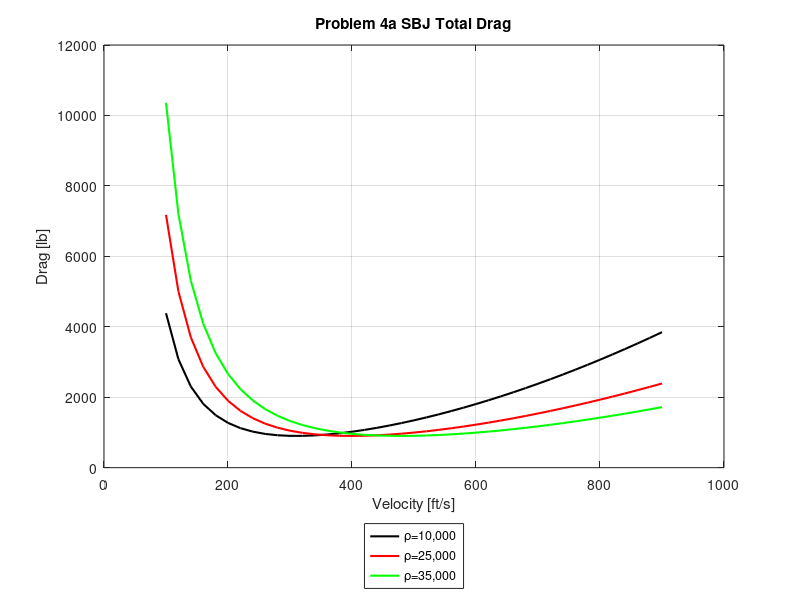
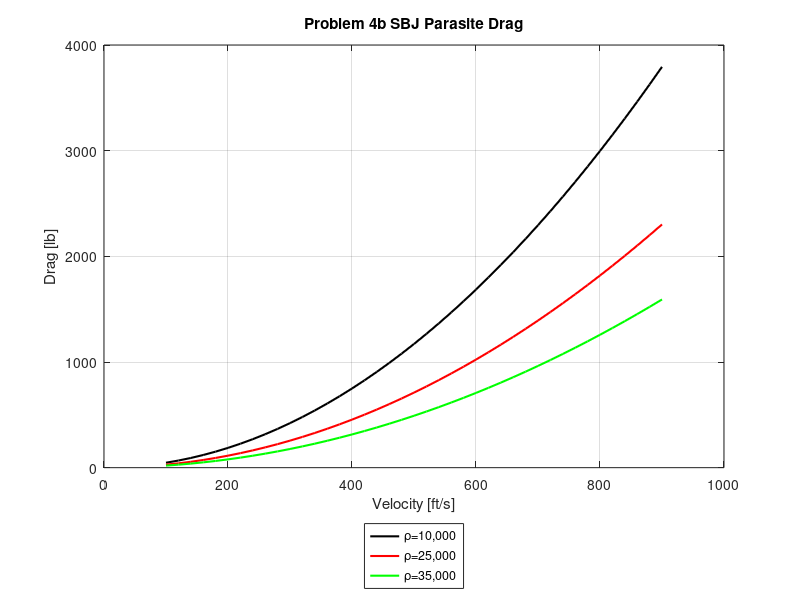
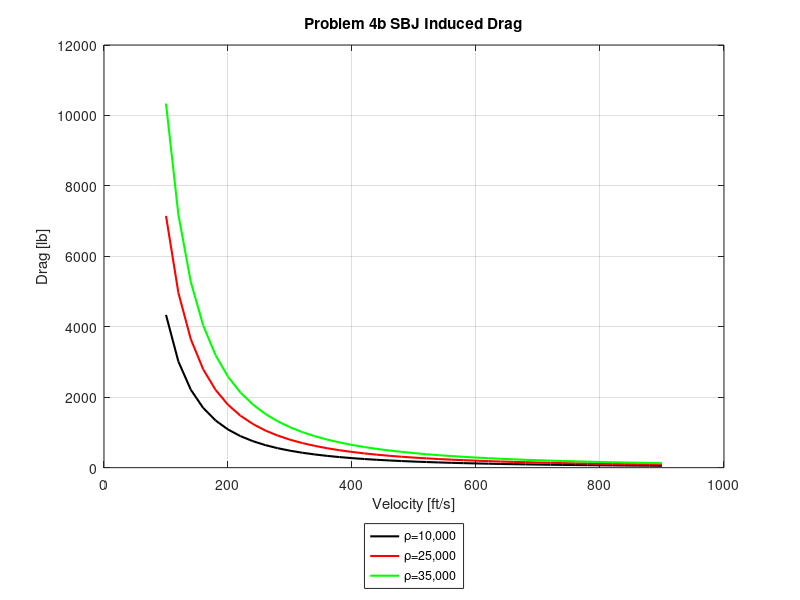
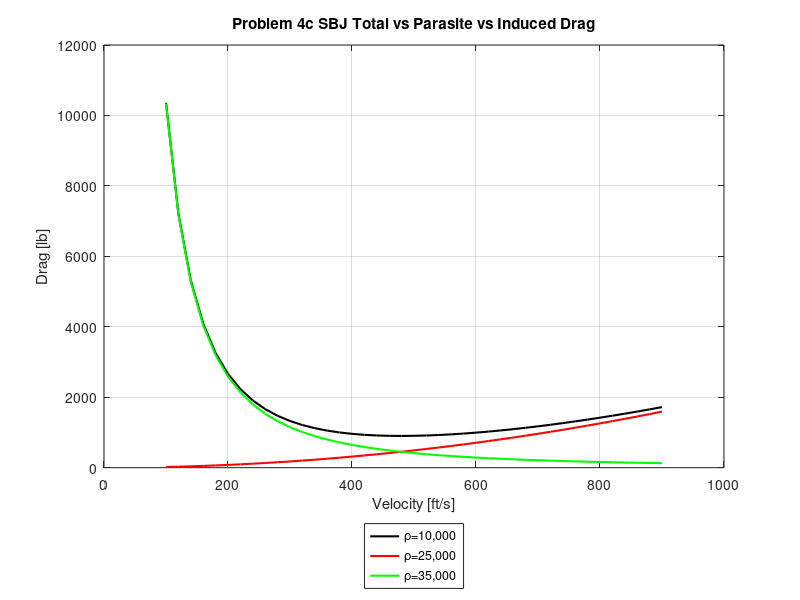

Source code (MATLAB) for these figures, in order:
%% HW 5 Problem 4 Graphing
V=[100:20:900];
%Constants
    CD=0.023; K=0.073; L=11000; S=232;
%alt values 10,000 25000 35000
    rho10=0.0017553; rho25=0.0010651; rho35=0.00073654;
%preallocating memory
D_10=zeros(size(V)); D_25=zeros(size(V)); D_35=zeros(size(V));
    D_10p=size(D_10); D_25p=size(D_10); D_35p=size(D_10);
        D_10i=size(D_10); D_25i=size(D_10); D_35i=size(D_10);
    

for i=1:length(V)
%part a
    D_10(i)=(0.5*CD*rho10*S*V(i)^2)+((2*K*L^2)/(rho10*S*V(i)^2));
    D_25(i)=(0.5*CD*rho25*S*V(i)^2)+((2*K*L^2)/(rho25*S*V(i)^2));
    D_35(i)=(0.5*CD*rho35*S*V(i)^2)+((2*K*L^2)/(rho35*S*V(i)^2));
%part b
%parasite
        D_10p(i)=(0.5*CD*rho10*S*V(i)^2);
        D_25p(i)=(0.5*CD*rho25*S*V(i)^2);
        D_35p(i)=(0.5*CD*rho35*S*V(i)^2);
%induced
        D_10i(i)=((2*K*L^2)/(rho10*S*V(i)^2));
        D_25i(i)=((2*K*L^2)/(rho25*S*V(i)^2));
        D_35i(i)=((2*K*L^2)/(rho35*S*V(i)^2));
%part c is parasite, induced, and total for alt=35,000
end

figure
plot(V,D_10,'k','linewidth',1.5)
hold on
plot(V,D_25,'r','linewidth',1.5)
plot(V,D_35,'g','linewidth',1.5)
grid on
legend('\rho=10,000', '\rho=25,000', '\rho=35,000','location','southoutside')
xlabel('Velocity [ft/s]')
ylabel('Drag [lb]')
title('Problem 4a SBJ Total Drag')

figure
plot(V,D_10p,'k','linewidth',1.5)
hold on
plot(V,D_25p,'r','linewidth',1.5)
plot(V,D_35p,'g','linewidth',1.5)
grid on
legend('\rho=10,000', '\rho=25,000', '\rho=35,000','location','southoutside')
xlabel('Velocity [ft/s]')
ylabel('Drag [lb]')
title('Problem 4b SBJ Parasite Drag')

figure
plot(V,D_10i,'k','linewidth',1.5)
hold on
plot(V,D_25i,'r','linewidth',1.5)
plot(V,D_35i,'g','linewidth',1.5)
grid on
legend('\rho=10,000', '\rho=25,000', '\rho=35,000','location','southoutside')
xlabel('Velocity [ft/s]')
ylabel('Drag [lb]')
title('Problem 4b SBJ Induced Drag')

figure
plot(V,D_35,'k','linewidth',1.5)
hold on
plot(V,D_35p,'r','linewidth',1.5)
plot(V,D_35i,'g','linewidth',1.5)
grid on
legend('\rho=10,000', '\rho=25,000', '\rho=35,000','location','southoutside')
xlabel('Velocity [ft/s]')
ylabel('Drag [lb]')
title('Problem 4c SBJ Total vs Parasite vs Induced Drag')